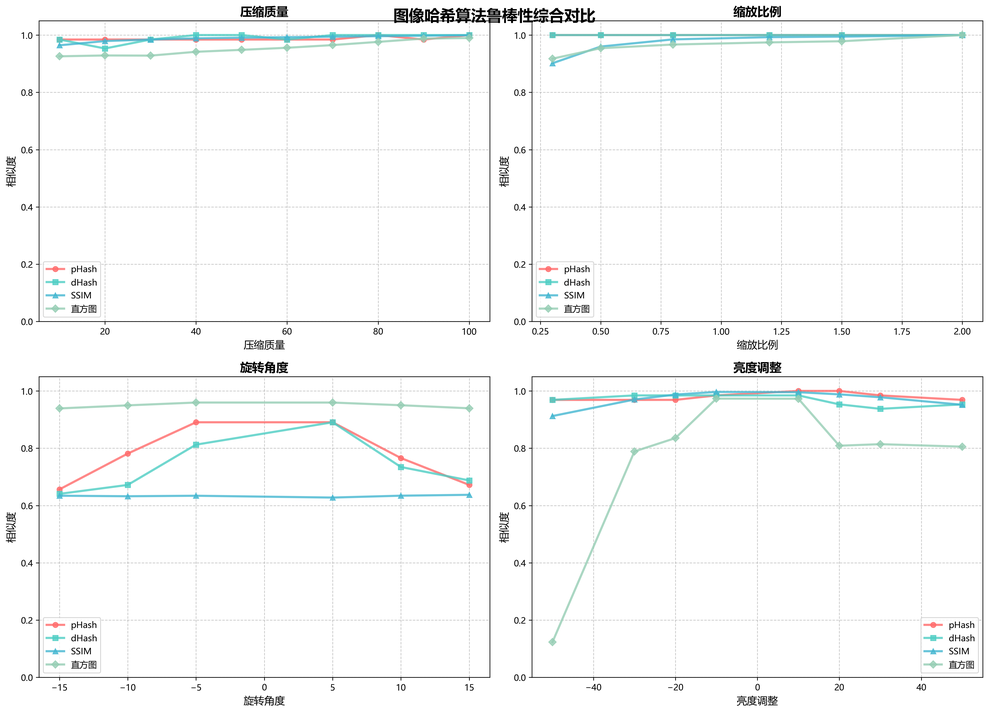
#> input picture phash/robustness_tests/report/comprehensive_comparison.png, 989 x 713 px, shrunk from 4769 x 3438 before the run
$ python -i experiment_robustness.py   (imports and definitions only)
#> lines starting #> are read from the running program, lines starting #| are printed output that depends on the picture
### phash/image_hash.py
import cv2
import numpy as np
import os
from PIL import Image, ImageTk
import tkinter as tk
from tkinter import filedialog, ttk, messagebox
import matplotlib.pyplot as plt
from matplotlib.backends.backend_tkagg import FigureCanvasTkAgg
import time
import math

class ImageHash:
    """图像哈希算法类，实现pHash和dHash算法"""

    @staticmethod
    def phash(image_path, hash_size=8, highfreq_factor=4):
        """
        感知哈希算法(pHash)实现
        :param image_path: 图像路径
        :param hash_size: 哈希大小
        :param highfreq_factor: 高频因子
        :return: 64位哈希字符串
        """
        try:
            # 读取图像
            img = cv2.imread(image_path)
            if img is None:
                raise Exception(f"无法读取图像: {image_path}")

            # 调整图像大小
            size = hash_size * highfreq_factor
            img = cv2.resize(img, (size, size), interpolation=cv2.INTER_AREA)

            # 转换为灰度图
            img = cv2.cvtColor(img, cv2.COLOR_BGR2GRAY)

            # 计算DCT变换
            dct = cv2.dct(np.float32(img))

            # 取DCT的左上角部分(低频成分)
            dct_low_freq = dct[:hash_size, :hash_size]

            # 计算平均值(排除第一个元素)
            avg = np.mean(dct_low_freq[1:])

            # 生成哈希
            hash_str = ""
            for i in range(hash_size):
                for j in range(hash_size):
                    hash_str += "1" if dct_low_freq[i, j] > avg else "0"

            return hash_str
        except Exception as e:
            print(f"pHash计算错误: {str(e)}")
            return None

    @staticmethod
    def dhash(image_path, hash_size=8):
        """
        差异哈希算法(dHash)实现
        :param image_path: 图像路径
        :param hash_size: 哈希大小
        :return: 64位哈希字符串
        """
        try:
            # 读取图像
            img = cv2.imread(image_path)
            if img is None:
                raise Exception(f"无法读取图像: {image_path}")

            # 调整图像大小为(hash_size+1, hash_size)
            img = cv2.resize(img, (hash_size + 1, hash_size), interpolation=cv2.INTER_AREA)

            # 转换为灰度图
            img = cv2.cvtColor(img, cv2.COLOR_BGR2GRAY)

            # 生成哈希
            hash_str = ""
            for i in range(hash_size):
                for j in range(hash_size):
                    # 比较相邻像素
                    hash_str += "1" if img[i, j] < img[i, j + 1] else "0"

            return hash_str
        except Exception as e:
            print(f"dHash计算错误: {str(e)}")
            return None

    @staticmethod
    def hamming_distance(hash1, hash2):
        """
        计算两个哈希值的汉明距离
        :param hash1: 第一个哈希字符串
        :param hash2: 第二个哈希字符串
        :return: 汉明距离
        """
        if len(hash1) != len(hash2):
            raise ValueError("两个哈希值长度必须相同")

        # 位运算实现 - 更高效
        int1 = int(hash1, 2)
        int2 = int(hash2, 2)
        return bin(int1 ^ int2).count('1')

    @staticmethod
    def ssim(image_path1, image_path2, window_size=11, k1=0.01, k2=0.03):
        """
        计算结构相似性指数(SSIM) - 完整实现
        :param image_path1: 第一张图像路径
        :param image_path2: 第二张图像路径
        :param window_size: 滑动窗口大小
        :param k1, k2: SSIM算法常数
        :return: SSIM值
        """
        try:
            # 读取图像并转换为灰度图
            img1 = cv2.imread(image_path1)
            img2 = cv2.imread(image_path2)

            if img1 is None or img2 is None:
                raise Exception("无法读取图像")

            # 确保图像大小一致
            img2 = cv2.resize(img2, (img1.shape[1], img1.shape[0]))

            # 转换为灰度图
            img1_gray = cv2.cvtColor(img1, cv2.COLOR_BGR2GRAY)
            img2_gray = cv2.cvtColor(img2, cv2.COLOR_BGR2GRAY)

            # 转换为float类型
            img1_float = img1_gray.astype(np.float64)
            img2_float = img2_gray.astype(np.float64)

            # SSIM常数
            c1 = (k1 * 255) ** 2
            c2 = (k2 * 255) ** 2

            # 计算均值
            mu1 = cv2.GaussianBlur(img1_float, (window_size, window_size), 1.5)
            mu2 = cv2.GaussianBlur(img2_float, (window_size, window_size), 1.5)

            mu1_sq = mu1 * mu1
            mu2_sq = mu2 * mu2
            mu1_mu2 = mu1 * mu2

            # 计算方差和协方差
            sigma1_sq = cv2.GaussianBlur(img1_float * img1_float, (window_size, window_size), 1.5) - mu1_sq
            sigma2_sq = cv2.GaussianBlur(img2_float * img2_float, (window_size, window_size), 1.5) - mu2_sq
            sigma12 = cv2.GaussianBlur(img1_float * img2_float, (window_size, window_size), 1.5) - mu1_mu2

            # 计算SSIM
            ssim_map = ((2 * mu1_mu2 + c1) * (2 * sigma12 + c2)) / ((mu1_sq + mu2_sq + c1) * (sigma1_sq + sigma2_sq + c2))

            # 返回平均SSIM值
            return np.mean(ssim_map)

        except Exception as e:
            print(f"SSIM计算错误: {str(e)}")
            return None

    @staticmethod
    def histogram_similarity(image_path1, image_path2):
        """
        计算直方图相似度
        :param image_path1: 第一张图像路径
        :param image_path2: 第二张图像路径
        :return: 直方图相似度
        """
        try:
            # 读取图像
            img1 = cv2.imread(image_path1)
            img2 = cv2.imread(image_path2)

            if img1 is None or img2 is None:
                raise Exception("无法读取图像")

            # 确保图像大小一致
            img2 = cv2.resize(img2, (img1.shape[1], img1.shape[0]))

            # 计算直方图
            hist1 = cv2.calcHist([img1], [0, 1, 2], None, [8, 8, 8], [0, 256, 0, 256, 0, 256])
            hist2 = cv2.calcHist([img2], [0, 1, 2], None, [8, 8, 8], [0, 256, 0, 256, 0, 256])

            # 归一化直方图
            hist1 = cv2.normalize(hist1, hist1).flatten()
            hist2 = cv2.normalize(hist2, hist2).flatten()

            # 计算巴氏距离并转换为相似度
            distance = cv2.compareHist(hist1, hist2, cv2.HISTCMP_BHATTACHARYYA)
            return 1 - distance  # 转换为相似度，值越大越相似
        except Exception as e:
            print(f"直方图相似度计算错误: {str(e)}")
            return None

    # [158 lines left out: functions evaluate_algorithm_performance, generate_roc_data, _calculate_auc, compare_algorithms_performance, not called in this run]

### phash/experiment_robustness.py
import cv2
import numpy as np
import os
import shutil
import matplotlib.pyplot as plt
from image_hash import ImageHash
import time

class RobustnessTester:
    """图像哈希算法鲁棒性测试类"""

    def __init__(self, test_image_path, output_dir="robustness_tests"):
        """
        初始化鲁棒性测试器
        :param test_image_path: 测试图像路径
        :param output_dir: 输出测试结果的目录
        """
#> called with output_dir = 'robustness_tests'
        self.test_image_path = test_image_path
        self.image_name = os.path.splitext(os.path.basename(test_image_path))[0]
        self.output_dir = output_dir

        # 创建输出目录
        if not os.path.exists(output_dir):
            os.makedirs(output_dir)

        # 读取原始图像
        self.original_image = cv2.imread(test_image_path)
#> self.original_image is the input picture: shape (713, 989, 3); mean B, G, R 248.9, 249, 248
        if self.original_image is None:
            raise Exception(f"无法读取测试图像: {test_image_path}")

        # 保存原始图像
        self.original_path = os.path.join(output_dir, f"{self.image_name}_original.jpg")
        cv2.imwrite(self.original_path, self.original_image)

        # 测试结果
        self.results = {
            "pHash": [],
            "dHash": [],
            "SSIM": [],
            "直方图": []
        }

        # 测试参数
        self.parameters = {
            "压缩质量": [100, 90, 80, 70, 60, 50, 40, 30, 20, 10],
            "缩放比例": [2.0, 1.5, 1.2, 0.8, 0.5, 0.3],
            "旋转角度": [-15, -10, -5, 5, 10, 15],
            "亮度调整": [-50, -30, -20, -10, 10, 20, 30, 50]
        }

        # 设置中文字体
        plt.rcParams["font.family"] = ["Microsoft YaHei", "SimHei", "Arial"]

    def _apply_jpeg_compression(self, quality):
        """
        应用JPEG压缩
        :param quality: 压缩质量 (0-100)
        :return: 处理后的图像路径
        """
        output_path = os.path.join(self.output_dir, f"{self.image_name}_compressed_q{quality}.jpg")
        cv2.imwrite(output_path, self.original_image, [int(cv2.IMWRITE_JPEG_QUALITY), quality])
        return output_path

    def _apply_scaling(self, scale):
        """
        应用缩放
        :param scale: 缩放比例
        :return: 处理后的图像路径
        """
        height, width = self.original_image.shape[:2]
        new_size = (int(width * scale), int(height * scale))
        scaled_image = cv2.resize(self.original_image, new_size, interpolation=cv2.INTER_AREA)

        # 再缩放回原始大小以便比较
        scaled_back_image = cv2.resize(scaled_image, (width, height), interpolation=cv2.INTER_AREA)

        output_path = os.path.join(self.output_dir, f"{self.image_name}_scaled_{scale:.1f}.jpg")
        cv2.imwrite(output_path, scaled_back_image)
        return output_path

    def _apply_rotation(self, angle):
        """
        应用旋转
        :param angle: 旋转角度
        :return: 处理后的图像路径
        """
        height, width = self.original_image.shape[:2]
        center = (width // 2, height // 2)

        # 计算旋转矩阵
        rotation_matrix = cv2.getRotationMatrix2D(center, angle, 1.0)

        # 计算旋转后的图像大小
        cos = np.abs(rotation_matrix[0, 0])
        sin = np.abs(rotation_matrix[0, 1])
        new_width = int((height * sin) + (width * cos))
        new_height = int((height * cos) + (width * sin))

        # 调整旋转矩阵以防止裁剪
        rotation_matrix[0, 2] += (new_width / 2) - center[0]
        rotation_matrix[1, 2] += (new_height / 2) - center[1]

        # 应用旋转
        rotated_image = cv2.warpAffine(
            self.original_image,
            rotation_matrix,
            (new_width, new_height),
            borderMode=cv2.BORDER_CONSTANT,
            borderValue=(255, 255, 255)  # 白色背景
        )

        # 缩放回原始大小
        rotated_scaled_image = cv2.resize(rotated_image, (width, height), interpolation=cv2.INTER_AREA)

        output_path = os.path.join(self.output_dir, f"{self.image_name}_rotated_{angle}deg.jpg")
        cv2.imwrite(output_path, rotated_scaled_image)
        return output_path

    def _apply_brightness_change(self, value):
        """
        应用亮度变化
        :param value: 亮度变化值 (负值变暗，正值变亮)
        :return: 处理后的图像路径
        """
        # 转换为HSV色彩空间以便调整亮度
        hsv_image = cv2.cvtColor(self.original_image, cv2.COLOR_BGR2HSV)
        h, s, v = cv2.split(hsv_image)

        # 调整亮度
        v = cv2.add(v, value)
        v = np.clip(v, 0, 255)  # 确保值在有效范围内

        # 合并通道并转换回BGR
        adjusted_hsv = cv2.merge((h, s, v))
        adjusted_image = cv2.cvtColor(adjusted_hsv, cv2.COLOR_HSV2BGR)

        output_path = os.path.join(self.output_dir, f"{self.image_name}_brightness_{value}.jpg")
        cv2.imwrite(output_path, adjusted_image)
        return output_path

    def run_tests(self):
        """运行所有鲁棒性测试"""
        print(f"开始对图像 '{self.image_name}' 进行鲁棒性测试...")

        # 计算原始图像的哈希值
        original_phash = ImageHash.phash(self.original_path)
#> in phash, `img = cv2.resize(img, (size, size), interpolation=cv2.INTER_AREA)`:
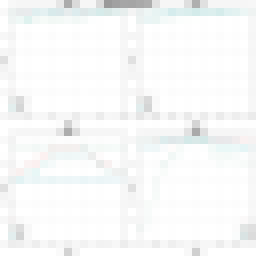
#> img: shape (32, 32, 3) (shown 8 times larger); mean B, G, R 248.7, 248.8, 247.8
#> in phash, `dct = cv2.dct(np.float32(img))`:
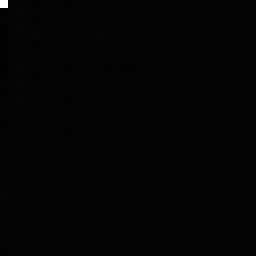
#> dct: shape (32, 32) float32 (shown 8 times larger); min -121.5, max 7952.1, mean 7.7; drawn with min black and max white
#> in phash, `avg = np.mean(dct_low_freq[1:])`: avg = -0.399
        original_dhash = ImageHash.dhash(self.original_path)

        # 对每种变换类型进行测试
        for transform_type, params in self.parameters.items():
            print(f"  正在测试 {transform_type}...")

            for param in params:
                # 应用变换
                if transform_type == "压缩质量":
                    transformed_path = self._apply_jpeg_compression(param)
                elif transform_type == "缩放比例":
                    transformed_path = self._apply_scaling(param)
                elif transform_type == "旋转角度":
                    transformed_path = self._apply_rotation(param)
                elif transform_type == "亮度调整":
                    transformed_path = self._apply_brightness_change(param)

                # 计算各种算法的相似度
                # pHash
                transformed_phash = ImageHash.phash(transformed_path)
                phash_distance = ImageHash.hamming_distance(original_phash, transformed_phash)
#> phash_distance = 0
                phash_similarity = 1 - (phash_distance / 64)
#> phash_similarity = 1

                # dHash
                transformed_dhash = ImageHash.dhash(transformed_path)
                dhash_distance = ImageHash.hamming_distance(original_dhash, transformed_dhash)
#> dhash_distance = 0
                dhash_similarity = 1 - (dhash_distance / 64)
#> dhash_similarity = 1

                # SSIM
                ssim_value = ImageHash.ssim(self.original_path, transformed_path)
#> in ssim, `mu1 = cv2.GaussianBlur(img1_float, (window_size, window_size), 1.5)`:
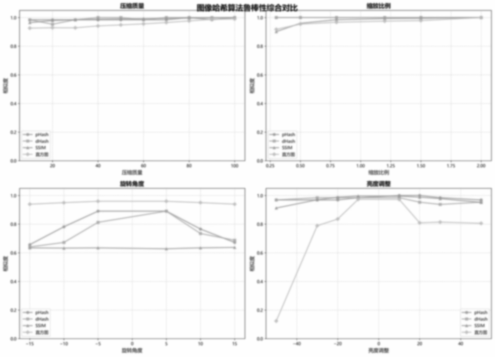
#> mu1: shape (713, 989) float64 (shown at 1/2 size); min 52.67, max 255, mean 248.5
#> in ssim, `mu1_sq = mu1 * mu1`:
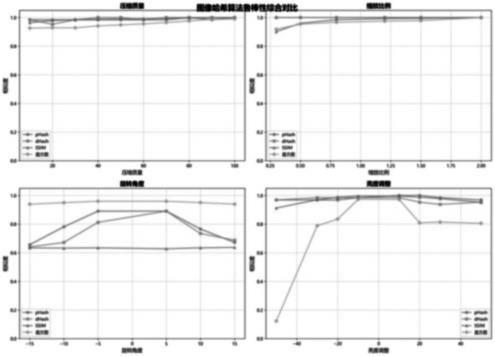
#> mu1_sq: shape (713, 989) float64 (shown at 1/2 size); min 2774.4, max 65025, mean 62072.9; drawn with min black and max white
#> in ssim, `sigma1_sq = cv2.GaussianBlur(img1_float * img1_float, (window_size, wi..`:
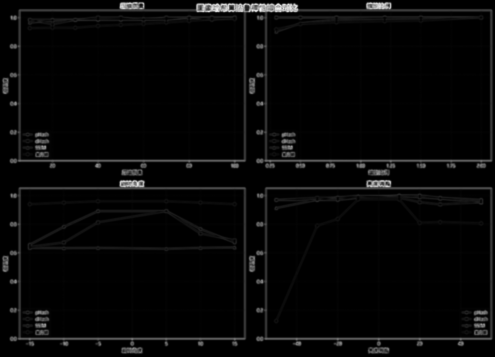
#> sigma1_sq: shape (713, 989) float64 (shown at 1/2 size); min 2.18e-11, max 12942.9, mean 358.5; drawn with min black and max white
#> ssim_value = 0.998

                # 直方图
                hist_sim = ImageHash.histogram_similarity(self.original_path, transformed_path)
#> in histogram_similarity, `hist1 = cv2.normalize(hist1, hist1).flatten()`: hist1 = 512 values, max 1 at index 511, min 0 at index 1, mean 0.00208
#> in histogram_similarity, `hist2 = cv2.normalize(hist2, hist2).flatten()`: hist2 has the same summary as hist1
#> in histogram_similarity, `distance = cv2.compareHist(hist1, hist2, cv2.HISTCMP_BHATTACHARYYA)`: distance = 0.00865
#> hist_sim = 0.991

                # 保存结果
                self.results["pHash"].append({
                    "transform": transform_type,
                    "parameter": param,
                    "similarity": phash_similarity
                })

                self.results["dHash"].append({
                    "transform": transform_type,
                    "parameter": param,
                    "similarity": dhash_similarity
                })

                self.results["SSIM"].append({
                    "transform": transform_type,
                    "parameter": param,
                    "similarity": ssim_value
                })

                self.results["直方图"].append({
                    "transform": transform_type,
                    "parameter": param,
                    "similarity": hist_sim
                })

        print("鲁棒性测试完成!")
        self.generate_report()
#> the loop in generate_report, `for transform_type in self.parameters.keys():` made 4 passes
#> pass 1, in generate_report, `plt.savefig(plot_path, dpi=300, bbox_inches='tight')`:
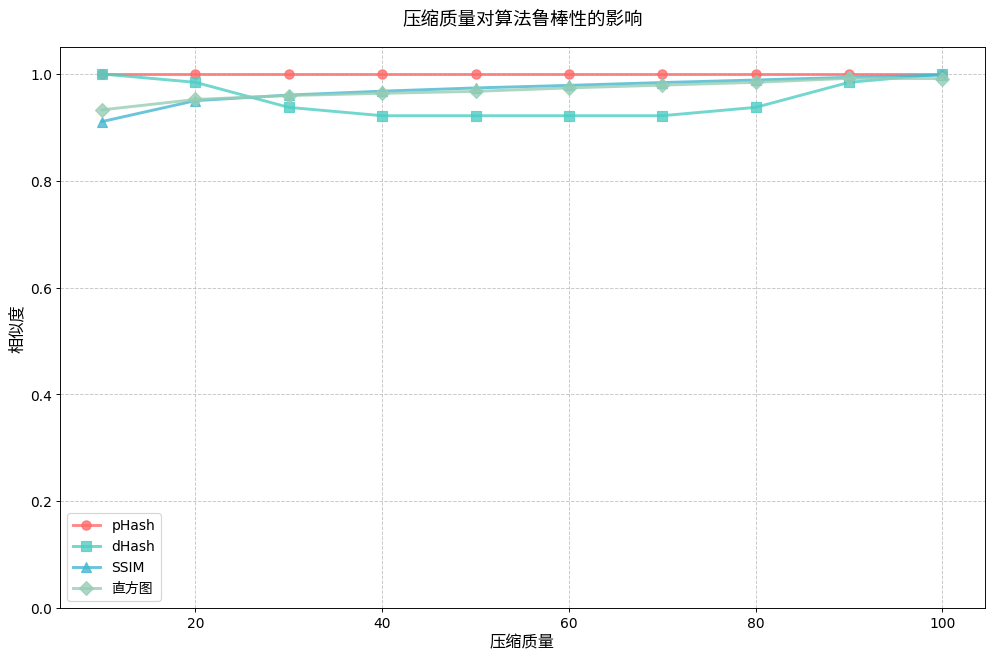
#> figure drawn by matplotlib, 1 panel; curve peaks at x = 10, y = 1; curve peaks at x = 100, y = 0.998
#> pass 2, in generate_report, `plt.savefig(plot_path, dpi=300, bbox_inches='tight')`:
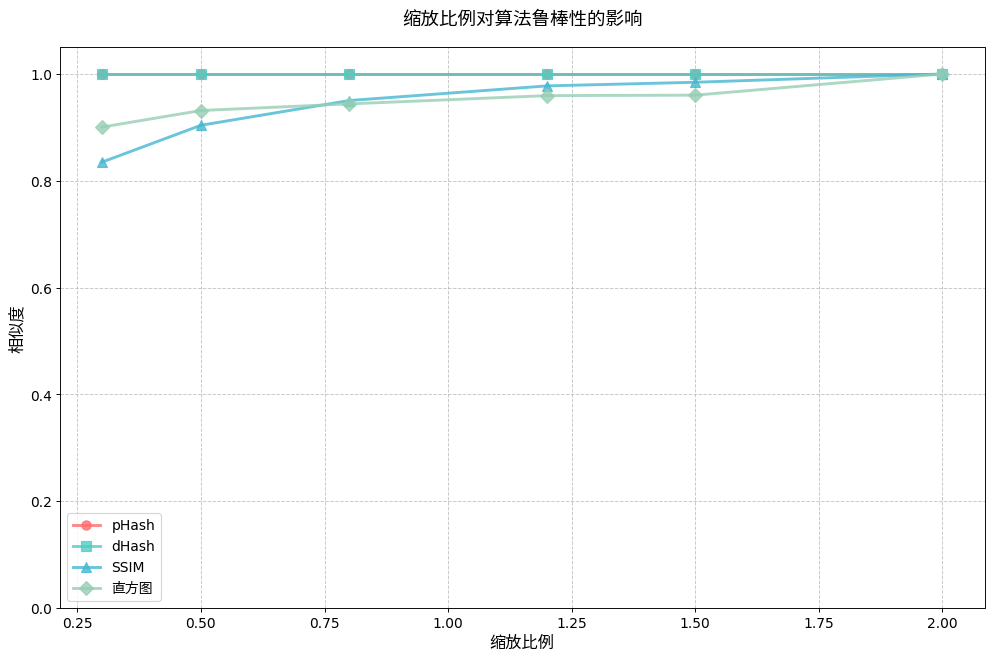
#> figure drawn by matplotlib, 1 panel

    def generate_report(self):
        """生成测试报告和图表"""
        # 创建报告目录
        report_dir = os.path.join(self.output_dir, "report")
        if not os.path.exists(report_dir):
            os.makedirs(report_dir)

        # 1. 为每种变换类型创建单独的图表
        for transform_type in self.parameters.keys():
            fig, ax = plt.subplots(figsize=(12, 8))

            # 为每种算法绘制曲线
            colors = ['#FF6B6B', '#4ECDC4', '#45B7D1', '#96CEB4']
            markers = ['o', 's', '^', 'D']

            for i, algorithm in enumerate(self.results.keys()):
                # 筛选该变换类型的结果
                transform_results = [
                    res for res in self.results[algorithm]
                    if res["transform"] == transform_type
                ]

                # 按参数排序
                transform_results.sort(key=lambda x: x["parameter"])

                # 提取参数和相似度
                parameters = [res["parameter"] for res in transform_results]
                similarities = [res["similarity"] for res in transform_results]

                # 绘制曲线
                ax.plot(parameters, similarities, marker=markers[i],
                       color=colors[i], linewidth=2.5, markersize=8,
                       label=algorithm, alpha=0.8)

            ax.set_title(f"{transform_type}对算法鲁棒性的影响", fontsize=16, fontweight='bold', pad=20)
            ax.set_xlabel(transform_type, fontsize=14)
            ax.set_ylabel("相似度", fontsize=14)
            ax.set_ylim(0, 1.05)
            ax.grid(True, linestyle='--', alpha=0.7)
            ax.legend(fontsize=12, loc='best')

            # 设置坐标轴
            ax.tick_params(axis='both', which='major', labelsize=12)

            # 保存图表
            plot_path = os.path.join(report_dir, f"{transform_type}_comparison.png")
            plt.tight_layout()
            plt.savefig(plot_path, dpi=300, bbox_inches='tight')
            plt.close()

        # 2. 创建综合对比图表（所有变换类型在一个图中）
        self._create_comprehensive_chart(report_dir)
#> (the rest of the program and of its run is left out)
